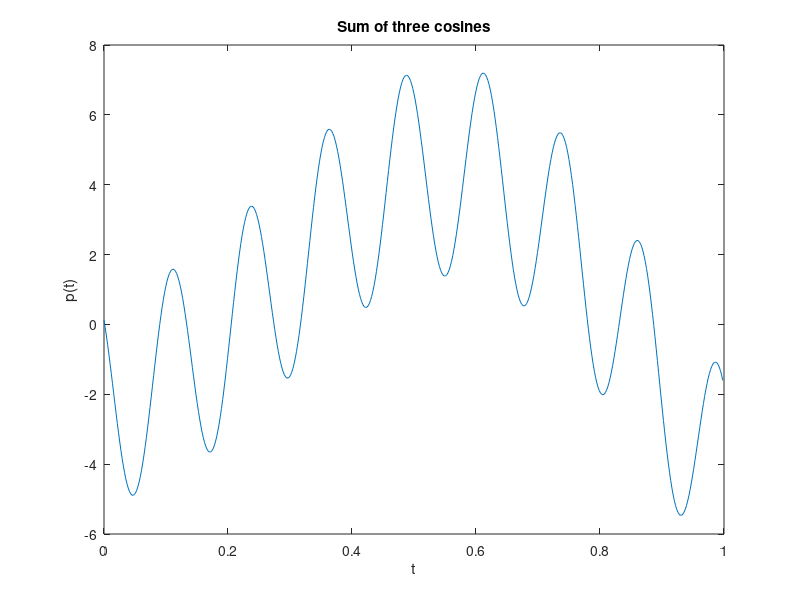

This figure's MATLAB source:
function p = sum_cosines(f1, fs, p1, p2, p3)

%default values if function is run with less than spesified arguments

if nargin == 0
    f1 = 1;
    fs = 512;
    Fs = 1/fs;
    t = 0:(Fs):(1-Fs);
    p1 = 5*cos(5*f1*t+pi);
    p2 = 3*cos(3*f1*t);
    p3 = 3*cos(50*f1*t + (pi/4));
    p = p1 + p2 + p3;
    plot(t, p), xlabel('t'), ylabel('p(t)'), title('Sum of three cosines');
elseif nargin == 1
    fs = 512;
    Fs = 1/fs;
    t = 0:(Fs):(1-Fs);
    p1 = 5*cos(5*f1*t+pi);
    p2 = 3*cos(3*f1*t);
    p3 = 3*cos(50*f1*t + (pi/4));
    p = p1 + p2 + p3;
    plot(t, p), xlabel('t'), ylabel('p(t)'), title('Sum of three cosines');
elseif nargin == 2
    Fs = 1/fs;
    t = 0:(Fs):(1-Fs);
    p1 = 5*cos(5*f1*t+pi);
    p2 = 3*cos(3*f1*t);
    p3 = 3*cos(50*f1*t + (pi/4));
    p = p1 + p2 + p3;
    plot(t, p), xlabel('t'), ylabel('p(t)'), title('Sum of three cosines');
elseif nargin == 3
    Fs = 1/fs;
    t = 0:(Fs):(1-Fs);
    p2 = 3*cos(3*f1*t);
    p3 = 3*cos(50*f1*t + (pi/4));
    p = eval(p1) + p2 + p3;
    plot(t, p), xlabel('t'), ylabel('p(t)'), title('Sum of three cosines');
elseif nargin == 4
    Fs = 1/fs;
    t = 0:(Fs):(1-Fs);
    p3 = 3*cos(50*f1*t + (pi/4));
    p = eval(p1) + eval(p2) + p3;
    plot(t, p), xlabel('t'), ylabel('p(t)'), title('Sum of three cosines');
elseif nargin == 5
    Fs = 1/fs;
    t = 0:(Fs):(1-Fs);
    p = eval(p1) + eval(p2) + eval(p3);
    plot(t, p), xlabel('t'), ylabel('p(t)'), title('Sum of three cosines');
end

